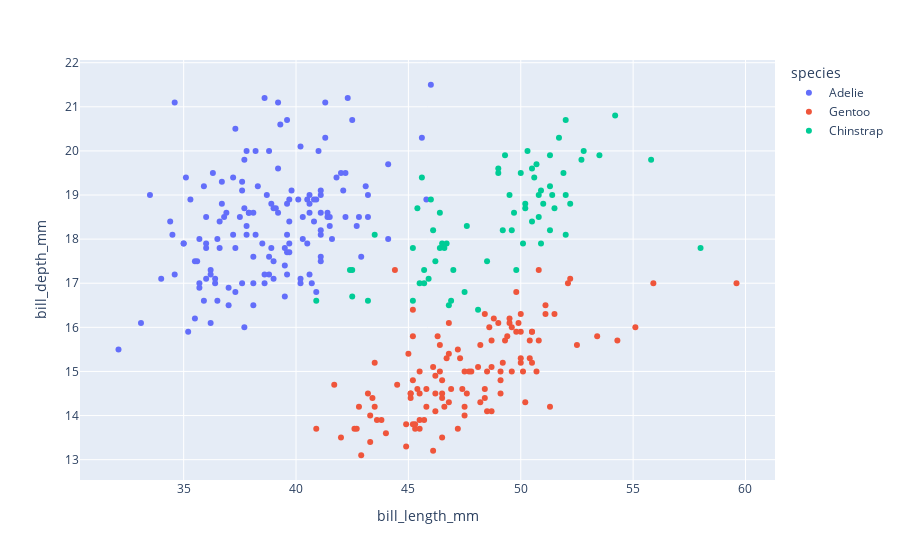

Write notebook code for a chart like this one.
### Code cell
# Is there a way to be more effective?
fig = px.scatter(df, x= 'bill_length_mm', y= 'bill_depth_mm', color= 'species')
fig.show()

### Figure 1 — Plotly figure (JSON) as saved in the notebook; plotly's stock layout.template omitted (floating-point values rounded to 4 significant figures; data arrays with more than 128 entries replaced by an {"elided": "..."} marker saying what was removed)
{"data": [{"hovertemplate": "species=Adelie<br>bill_length_mm=%{x}<br>bill_depth_mm=%{y}<extra></extra>", "legendgroup": "Adelie", "marker": {"color": "#636efa", "symbol": "circle"}, "mode": "markers", "name": "Adelie", "orientation": "v", "showlegend": true, "type": "scatter", "x": {"elided": "146 float values"}, "xaxis": "x", "y": {"elided": "146 float values"}, "yaxis": "y"}, {"hovertemplate": "species=Gentoo<br>bill_length_mm=%{x}<br>bill_depth_mm=%{y}<extra></extra>", "legendgroup": "Gentoo", "marker": {"color": "#EF553B", "symbol": "circle"}, "mode": "markers", "name": "Gentoo", "orientation": "v", "showlegend": true, "type": "scatter", "x": [46.1, 50, 48.7, 50, 47.6, 46.5, 45.4, 46.7, 43.3, 46.8, 40.9, 49, 45.5, 48.4, 45.8, 49.3, 42, 49.2, 46.2, 48.7, 50.2, 45.1, 46.5, 46.3, 42.9, 46.1, 47.8, 48.2, 50, 47.3, 42.8, 45.1, 59.6, 49.1, 48.4, 42.6, 44.4, 44, 48.7, 42.7, 49.6, 45.3, 49.6, 50.5, 43.6, 45.5, 50.5, 44.9, 45.2, 46.6, 48.5, 45.1, 50.1, 46.5, 45, 43.8, 45.5, 43.2, 50.4, 45.3, 46.2, 45.7, 54.3, 45.8, 49.8, 49.5, 43.5, 50.7, 47.7, 46.4, 48.2, 46.5, 46.4, 48.6, 47.5, 51.1, 45.2, 45.2, 49.1, 52.5, 47.4, 50, 44.9, 50.8, 43.4, 51.3, 47.5, 52.1, 47.5, 52.2, 45.5, 49.5, 44.5, 50.8, 49.4, 46.9, 48.4, 51.1, 48.5, 55.9, 47.2, 49.1, 46.8, 41.7, 53.4, 43.3, 48.1, 50.5, 49.8, 43.5, 51.5, 46.2, 55.1, 48.8, 47.2, 46.8, 50.4, 45.2, 49.9], "xaxis": "x", "y": [13.2, 16.3, 14.1, 15.2, 14.5, 13.5, 14.6, 15.3, 13.4, 15.4, 13.7, 16.1, 13.7, 14.6, 14.6, 15.7, 13.5, 15.2, 14.5, 15.1, 14.3, 14.5, 14.5, 15.8, 13.1, 15.1, 15, 14.3, 15.3, 15.3, 14.2, 14.5, 17, 14.8, 16.3, 13.7, 17.3, 13.6, 15.7, 13.7, 16, 13.7, 15, 15.9, 13.9, 13.9, 15.9, 13.3, 15.8, 14.2, 14.1, 14.4, 15, 14.4, 15.4, 13.9, 15, 14.5, 15.3, 13.8, 14.9, 13.9, 15.7, 14.2, 16.8, 16.2, 14.2, 15, 15, 15.6, 15.6, 14.8, 15, 16, 14.2, 16.3, 13.8, 16.4, 14.5, 15.6, 14.6, 15.9, 13.8, 17.3, 14.4, 14.2, 14, 17, 15, 17.1, 14.5, 16.1, 14.7, 15.7, 15.8, 14.6, 14.4, 16.5, 15, 17, 15.5, 15, 16.1, 14.7, 15.8, 14, 15.1, 15.2, 15.9, 15.2, 16.3, 14.1, 16, 16.2, 13.7, 14.3, 15.7, 14.8, 16.1], "yaxis": "y"}, {"hovertemplate": "species=Chinstrap<br>bill_length_mm=%{x}<br>bill_depth_mm=%{y}<extra></extra>", "legendgroup": "Chinstrap", "marker": {"color": "#00cc96", "symbol": "circle"}, "mode": "markers", "name": "Chinstrap", "orientation": "v", "showlegend": true, "type": "scatter", "x": [46.5, 50, 51.3, 45.4, 52.7, 45.2, 46.1, 51.3, 46, 51.3, 46.6, 51.7, 47, 52, 45.9, 50.5, 50.3, 58, 46.4, 49.2, 42.4, 48.5, 43.2, 50.6, 46.7, 52, 50.5, 49.5, 46.4, 52.8, 40.9, 54.2, 42.5, 51, 49.7, 47.5, 47.6, 52, 46.9, 53.5, 49, 46.2, 50.9, 45.5, 50.9, 50.8, 50.1, 49, 51.5, 49.8, 48.1, 51.4, 45.7, 50.7, 42.5, 52.2, 45.2, 49.3, 50.2, 45.6, 51.9, 46.8, 45.7, 55.8, 43.5, 49.6, 50.8, 50.2], "xaxis": "x", "y": [17.9, 19.5, 19.2, 18.7, 19.8, 17.8, 18.2, 18.2, 18.9, 19.9, 17.8, 20.3, 17.3, 18.1, 17.1, 19.6, 20, 17.8, 18.6, 18.2, 17.3, 17.5, 16.6, 19.4, 17.9, 19, 18.4, 19, 17.8, 20, 16.6, 20.8, 16.7, 18.8, 18.6, 16.8, 18.3, 20.7, 16.6, 19.9, 19.5, 17.5, 19.1, 17, 17.9, 18.5, 17.9, 19.6, 18.7, 17.3, 16.4, 19, 17.3, 19.7, 17.3, 18.8, 16.6, 19.9, 18.8, 19.4, 19.5, 16.5, 17, 19.8, 18.1, 18.2, 19, 18.7], "yaxis": "y"}], "layout": {"legend": {"title": {"text": "species"}, "tracegroupgap": 0}, "margin": {"t": 60}, "xaxis": {"anchor": "y", "domain": [0, 1], "title": {"text": "bill_length_mm"}}, "yaxis": {"anchor": "x", "domain": [0, 1], "title": {"text": "bill_depth_mm"}}}}
